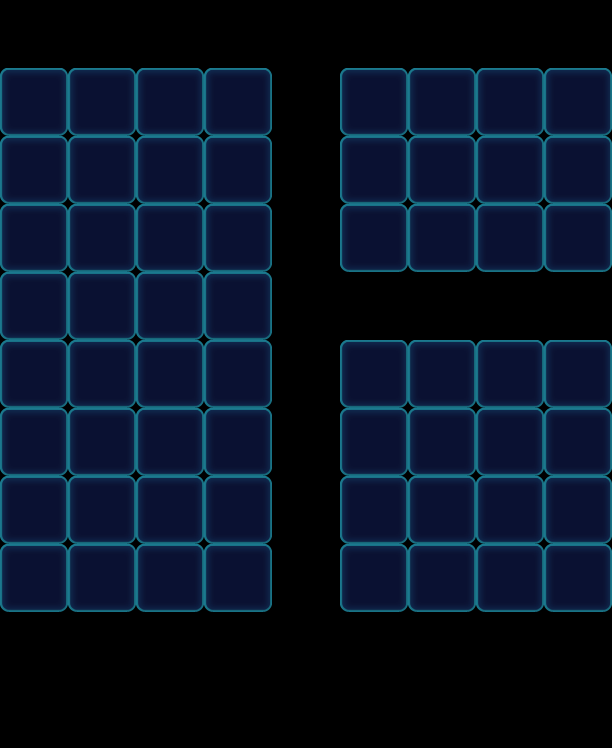

This is a level from a 2D game, rendered from its Tiled map with the project's own tilesets. A one-line summary and the map file follow, with tile-layer data summarised:
An orthogonal 9x11 tile map with 68x68 px tiles, 1 tile layer (Valid), 2 tilesets and 26 objects (14x Floor, 8x Stone, 4x Factory_Normal).

<map version="1.0" orientation="orthogonal" width="9" height="11" tilewidth="68" tileheight="68">
 <properties>
  <property name="Connect" value="08,51,1|18,61,1|28,71,1|38,81,1|53,55,1|63,65,1|73,75,1|83,85,1" />
 </properties>
 <tileset firstgid="1" name="game_grid1" tilewidth="68" tileheight="68">
  <image source="game_grid1.png" width="68" height="68" />
 </tileset>
 <tileset firstgid="2" name="map" tilewidth="68" tileheight="68">
  <image source="map.png" width="1024" height="1024" />
 </tileset>
 <layer name="Valid" width="9" height="11">
  <data>[99 cells, 60 non-empty, 1 distinct tile ids]</data>
 </layer>
 <objectgroup name="BottomObj" width="9" height="11">
  <object name="Jelly" type="Floor" gid="32" x="544" y="612">
   <properties>
    <property name="Layers" value="2" />
   </properties>
  </object>
  <object name="Jelly" type="Floor" gid="32" x="544" y="476">
   <properties>
    <property name="Layers" value="1" />
   </properties>
  </object>
  <object name="Jelly" type="Floor" gid="32" x="340" y="408">
   <properties>
    <property name="Layers" value="1" />
   </properties>
  </object>
  <object name="Jelly" type="Floor" gid="32" x="476" y="408">
   <properties>
    <property name="Layers" value="2" />
   </properties>
  </object>
  <object name="Jelly" type="Floor" gid="32" x="340" y="544">
   <properties>
    <property name="Layers" value="2" />
   </properties>
  </object>
  <object name="Jelly" type="Floor" gid="32" x="408" y="612">
   <properties>
    <property name="Layers" value="1" />
   </properties>
  </object>
  <object name="Jelly" type="Floor" gid="32" x="408" y="476">
   <properties>
    <property name="Layers" value="2" />
   </properties>
  </object>
  <object name="Jelly" type="Floor" gid="32" x="476" y="544">
   <properties>
    <property name="Layers" value="1" />
   </properties>
  </object>
  <object name="Jelly" type="Floor" gid="32" x="340" y="272">
   <properties>
    <property name="Layers" value="2" />
   </properties>
  </object>
  <object name="Jelly" type="Floor" gid="32" x="408" y="204">
   <properties>
    <property name="Layers" value="2" />
   </properties>
  </object>
  <object name="Jelly" type="Floor" gid="32" x="476" y="136">
   <properties>
    <property name="Layers" value="2" />
   </properties>
  </object>
  <object name="Jelly" type="Floor" gid="32" x="544" y="204">
   <properties>
    <property name="Layers" value="1" />
   </properties>
  </object>
  <object name="Jelly" type="Floor" gid="32" x="476" y="272">
   <properties>
    <property name="Layers" value="1" />
   </properties>
  </object>
  <object name="Jelly" type="Floor" gid="32" x="340" y="136">
   <properties>
    <property name="Layers" value="1" />
   </properties>
  </object>
 </objectgroup>
 <objectgroup name="MiddleObj" width="9" height="11" />
 <objectgroup color="#000000" name="TopObj" width="9" height="11">
  <object name="10" type="Factory_Normal" x="0" y="0" width="68" height="68">
   <properties>
    <property name="FactoryColorsConfig" value="Blue,Green,Yellow,Pink,Purple" />
   </properties>
  </object>
  <object name="10" type="Factory_Normal" x="68" y="0" width="68" height="68">
   <properties>
    <property name="FactoryColorsConfig" value="Blue,Green,Yellow,Pink,Purple" />
   </properties>
  </object>
  <object name="10" type="Factory_Normal" x="136" y="0" width="68" height="68">
   <properties>
    <property name="FactoryColorsConfig" value="Blue,Green,Yellow,Pink,Purple" />
   </properties>
  </object>
  <object name="10" type="Factory_Normal" x="204" y="0" width="68" height="68">
   <properties>
    <property name="FactoryColorsConfig" value="Blue,Green,Yellow,Pink,Purple" />
   </properties>
  </object>
  <object name="Stone" type="Stone" gid="34" x="0" y="544">
   <properties>
    <property name="Layers" value="1" />
   </properties>
  </object>
  <object name="Stone" type="Stone" gid="34" x="68" y="544">
   <properties>
    <property name="Layers" value="1" />
   </properties>
  </object>
  <object name="Stone" type="Stone" gid="34" x="204" y="544">
   <properties>
    <property name="Layers" value="1" />
   </properties>
  </object>
  <object name="Stone" type="Stone" gid="34" x="136" y="544">
   <properties>
    <property name="Layers" value="1" />
   </properties>
  </object>
  <object name="Stone" type="Stone" gid="34" x="0" y="612">
   <properties>
    <property name="Layers" value="1" />
   </properties>
  </object>
  <object name="Stone" type="Stone" gid="34" x="136" y="612">
   <properties>
    <property name="Layers" value="1" />
   </properties>
  </object>
  <object name="Stone" type="Stone" gid="34" x="68" y="612">
   <properties>
    <property name="Layers" value="1" />
   </properties>
  </object>
  <object name="Stone" type="Stone" gid="34" x="204" y="612">
   <properties>
    <property name="Layers" value="1" />
   </properties>
  </object>
 </objectgroup>
</map>
